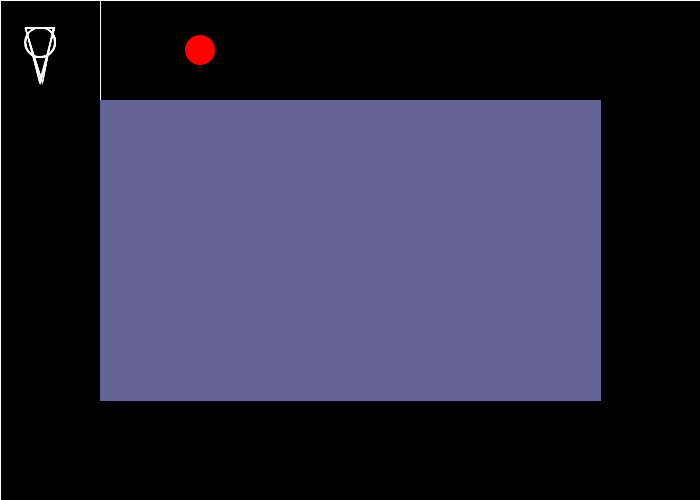
Frame 1 (no input)
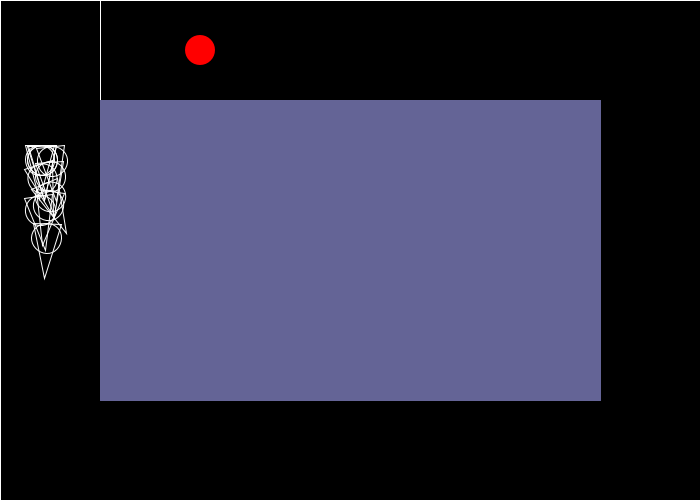
Frame 60 (the mouse pressed at the canvas centre just before this capture)
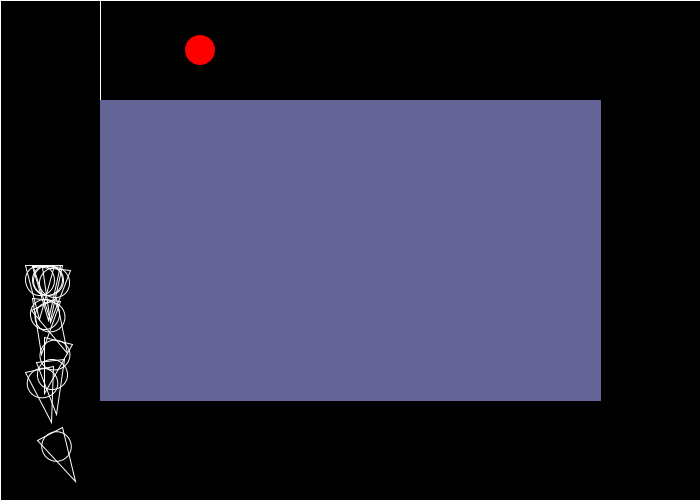
Frame 120 (the mouse held since frame 60 and released just before this capture)

The Processing sketch that drew these frames (run headless with seeded random() and noise(); from frame 60 on, the mouse is pressed at the canvas centre):

// Processing sketch: RayTraceTrack
// ── RayTraceTrack.pde
Player[] players;

ArrayList<Wall> walls;
ArrayList<Boundary> bounds;

PVector goal;

int time = 0;
int minTime = Integer.MAX_VALUE;

void setup() {
  size(700,500);
  
  players = new Player[10];
  for (int i = 0; i < players.length; i++) {
    players[i] = new Player();
  }
  
  bounds = new ArrayList<>();
  bounds.add(new Boundary(0,0,width,0));
  bounds.add(new Boundary(width,0,width,height));
  bounds.add(new Boundary(width,height,0,height));
  bounds.add(new Boundary(0,0,0,height));
  bounds.add(new Boundary(100,0,100,100));
  
  walls = new ArrayList<>();
  walls.add(new Wall(100,100,width-200,height-200, color(100,100,150)));
  
  walls.add(new Wall(-20,0,20,height, color(255)));
  walls.add(new Wall(0,-20,width,20, color(255)));
  walls.add(new Wall(width,0,20,height, color(255)));
  walls.add(new Wall(0,height,width,20, color(100,100,150)));
  
  
  goal = new PVector(200,50);
}

void draw() {
  background(0);
  
  for (Player p: players) {
    p.display();
    if (PVector.sub(p.pos,goal).mag() < p.r+15) {
      mutate(p);
    }
  }
  for (Boundary b: bounds)
    b.display();
  for (Wall w: walls)
    w.display();
  fill(255,0,0);
  circle(goal.x,goal.y,30);
  
  time++;
}

void mutate(Player dad) {
  
  // With those two dots we want to base the next generation off of them
  for (int i = 0; i < players.length; i++) {
    if (i == 0)
      players[i] = new Player(dad);
    else
      players[i] = new Player(dad,true);
  }
  
  println("Range: " + dad.range +" "+ "Shift Mag: "+dad.shiftMag);
  
  // Garbage collection is very important when working with genetic algorithms!
  dad = null;
  System.gc();
  
  //if (!stopStep)
  //  geneGens++;
  //gens++;
  //numReached = 0;
  
  if (time < minTime) minTime = time;
  println(minTime);
  time = 0;
}

// ── Boundary.pde
class Boundary {
  PVector a;
  PVector b;
  float h;
  
  color col;
  
  Boundary(float x1, float y1, float x2, float y2) {
    a = new PVector(x1,y1);
    b = new PVector(x2,y2);
    
    col = color(255);
    
    h = 100;
  }
  
  Boundary(float x1, float y1, float x2, float y2, color c) {
    a = new PVector(x1,y1);
    b = new PVector(x2,y2);
    
    this.col = c;
    
    h = 100;
  }
  
  
  void display() {
    stroke(col);
    line(a.x,a.y,b.x,b.y);
  }
  
  float getLen() {
    return PVector.sub(b,a).mag();
  }
}

// ── Player.pde
class Player {
  PVector pos;
  PVector vel;
  PVector acc;
  
  ArrayList<Ray> rays;
  
  float r;
  
  color col;
  
  // The AI network nobs to turn
  int range;
  final int rangeStep = 10;
  float disMul;
  final float disMulStep = 0;
  float shiftMag;
  final float shiftMagStep = 0;
  
  Player() {
    pos = new PVector(40,40);
    vel = new PVector(0,2);
    acc = new PVector(0,0);
    
    
    rays = new ArrayList<>();
    for (float i = 0; i < TAU; i += PI/12)
      rays.add(new Ray(pos,i));
    
    range = (int)random(40,100);
    disMul = random(0.001, 1);
    shiftMag = random(0.001,0.1);
    
    r = 15;
    
    col = color(255);
  }
  
  // Domminent child
  Player(Player dad) {
    pos = new PVector(40,40);
    vel = new PVector(0,2);
    acc = new PVector(0,0);
    
    rays = new ArrayList<>();
    for (float i = 0; i < TAU; i += PI/12)
      rays.add(new Ray(pos,i));
    
    range = dad.range;
    disMul = dad.disMul;
    shiftMag = dad.shiftMag;
    
    r = 15;
    
    col = color(0,255,0);
  }
  
  // Reccessive child
  Player(Player dad, boolean t) {
    pos = new PVector(40,40);
    vel = new PVector(0,2);
    acc = new PVector(0,0);
    
    rays = new ArrayList<>();
    for (float i = 0; i < TAU; i += PI/12)
      rays.add(new Ray(pos,i));
    
    range = dad.range + (int)random(-rangeStep,rangeStep);
    disMul = dad.disMul + random(-disMulStep,disMulStep);
    shiftMag = dad.shiftMag + random(-shiftMagStep,shiftMagStep);
    
    r = 15;
    
    col = color(255,0,0);
  }
  
  void display() {
    for (Ray r: rays) {
      //r.display();
      if (r.getDis() < range)
        vel.add(r.dir.copy().mult(-shiftMag * map(r.getDis(), width, 0, 0,disMul)));
    }
    vel.limit(10);
    vel.add(acc);
    pos.add(vel);
    
    stroke(col);
    noFill();
    push();
    translate(pos.x,pos.y);
    rotate(vel.heading());
    triangle(20*cos(3*PI/4),20*sin(3*PI/4),20*cos(-3*PI/4),20*sin(-3*PI/4),40,0);
    circle(0,0,r*2);
    pop();
    
    for (Wall w: walls)
      w.hit(this);
  }
}

// ── Ray.pde
class Ray {
  PVector dir;
  PVector org;
  float angle;
  
  Ray(PVector pos, float a) {
    dir = PVector.fromAngle(a);
    org = pos;
    angle = a;
  }
  
  void display() {
    stroke(255);
    
    PVector pt = new PVector(Float.POSITIVE_INFINITY,Float.POSITIVE_INFINITY);
    for (Boundary b: bounds) {
      PVector test = cast(b);
      if (test != null && PVector.sub(test,org).mag() < PVector.sub(pt,org).mag())
        pt = test.copy();
    }
    
    if (pt != null) {
      line(org.x,org.y,pt.x,pt.y);
    }
  }
  
  PVector cast(Boundary b) {
    float x1 = org.x;
    float y1 = org.y;
    float x2 = org.x+dir.x;
    float y2 = org.y+dir.y;
    float x3 = b.a.x;
    float y3 = b.a.y;
    float x4 = b.b.x;
    float y4 = b.b.y;
    
    float den = (x1-x2)*(y3-y4)-(y1-y2)*(x3-x4);
    if (den == 0) return null;
    
    float t = ((x1-x3)*(y3-y4)-(y1-y3)*(x3-x4)) / den;
    float u = ((x1-x3)*(y1-y2)-(y1-y3)*(x1-x2)) / den;
    
    if (u > 0 && u <= 1 && t > 0) {
      return new PVector(x3+u*(x4-x3),y3+u*(y4-y3));
    }
    
    return null;
  }
  
  PVector getClosest() {
    PVector pt = new PVector(Float.POSITIVE_INFINITY,Float.POSITIVE_INFINITY);
    for (Boundary b: bounds) {
      PVector test = cast(b);
      if (test != null && PVector.sub(test,org).mag() < PVector.sub(pt,org).mag())
        pt = test.copy();
    }
    return pt;
  }
  
  int getDis() {
    PVector pt = new PVector(Float.POSITIVE_INFINITY,Float.POSITIVE_INFINITY);
    for (Boundary b: bounds) {
      PVector test = cast(b);
      if (test != null && PVector.sub(test,org).mag() < PVector.sub(pt,org).mag())
        pt = test.copy();
    }
    return (int)(PVector.dist(pt,org));
  }
  
  Boundary getObj() {
    PVector pt = new PVector(Float.POSITIVE_INFINITY,Float.POSITIVE_INFINITY);
    Boundary bc = null;
    for (Boundary b: bounds) {
      PVector test = cast(b);
      if (test != null && PVector.sub(test,org).mag() < PVector.sub(pt,org).mag()) {
        pt = test.copy();
        bc = b;
      }
    }
    return bc;
  }
  
  color getCol() {
    PVector pt = new PVector(Float.POSITIVE_INFINITY,Float.POSITIVE_INFINITY);
    Boundary close = null;
    for (Boundary b: bounds) {
      PVector test = cast(b);
      if (test != null && PVector.sub(test,org).mag() < PVector.sub(pt,org).mag()) {
        pt = test.copy();
        close = b;
      }
    }
    if (close != null)
      return close.col;
    return color(0);
  }
}

// ── Wall.pde
class Wall {
  PVector pos;
  float w,h;
  Boundary[] sides;
  color col;
  
  Wall(float x, float y, float w, float h, color col) {
    pos = new PVector(x,y);
    this.w = w;
    this.h = h;
    this.col = col;
    
    sides = new Boundary[4];
    sides[0] = new Boundary(pos.x,pos.y,pos.x+w,pos.y, col);
    sides[1] = new Boundary(pos.x+w,pos.y,pos.x+w,pos.y+h, col);
    sides[2] = new Boundary(pos.x+w,pos.y+h,pos.x,pos.y+h, col);
    sides[3] = new Boundary(pos.x,pos.y+h,pos.x,pos.y, col);
    for (Boundary b: sides)
      bounds.add(b);
  }
  
  void display() {
    noStroke();
    fill(col);
    rectMode(CORNER);
    rect(pos.x,pos.y,w,h);
  }
  
  // Collision stuff
  void hit(Player ball) {
    
    if (ball.pos.y > pos.y + h && ball.pos.y < pos.y + h + ball.r) {
      if (ball.pos.x >= pos.x && ball.pos.x <= pos.x + w) { // Bottom wall
        ball.pos.y = pos.y + h + ball.r;
        ball.vel.y *= -1;
      } else if (ball.pos.x < pos.x && ball.pos.x > pos.x - ball.r) { //  Bottom left corner
        bounceCorner(new PVector(pos.x,pos.y+h), ball);
      } else if (ball.pos.x > pos.x + w && ball.pos.x < pos.x + w + ball.r) { // Bottom right corner
        bounceCorner(new PVector(pos.x+w,pos.y+h), ball);
      }
    } else if (ball.pos.y < pos.y && ball.pos.y > pos.y - ball.r) {
      if (ball.pos.x > pos.x && ball.pos.x < pos.x + w) { // Top wall
        ball.pos.y = pos.y - ball.r;
        ball.vel.y *= -1;
      } else if (ball.pos.x < pos.x && ball.pos.x > pos.x - ball.r) { //  Top left corner
        bounceCorner(new PVector(pos.x,pos.y), ball);
      } else if (ball.pos.x > pos.x + w && ball.pos.x < pos.x + w + ball.r) { // Top right corner
        bounceCorner(new PVector(pos.x+w,pos.y), ball);
      }
    } else if (ball.pos.x < pos.x && ball.pos.x > pos.x - ball.r) {
      if (ball.pos.y > pos.y && ball.pos.y < pos.y + h) { // Left wall
        ball.pos.x = pos.x - ball.r;
        ball.vel.x *= -1;
      }
    } else if (ball.pos.x > pos.x + w && ball.pos.x < pos.x + w + ball.r) {
      if (ball.pos.y > pos.y && ball.pos.y < pos.y + h) { // Right wall
        ball.pos.x = pos.x + w + ball.r;
        ball.vel.x *= -1;
      }
    }
  }
  
  void bounceCorner(PVector corner, Player ball) { // Used in hit() method
    PVector dis = PVector.sub(corner, ball.pos);
    if (dis.mag() < ball.r) {
      float angle = PVector.sub(corner, ball.pos).heading();
      float mag = ball.vel.mag();
      
      ball.vel.x = -mag * cos(angle);
      ball.vel.y = -mag * sin(angle);
      
      ball.pos.x = -ball.r * cos(angle) + corner.x;
      ball.pos.y = -ball.r * sin(angle) + corner.y;
    }
  }
}
